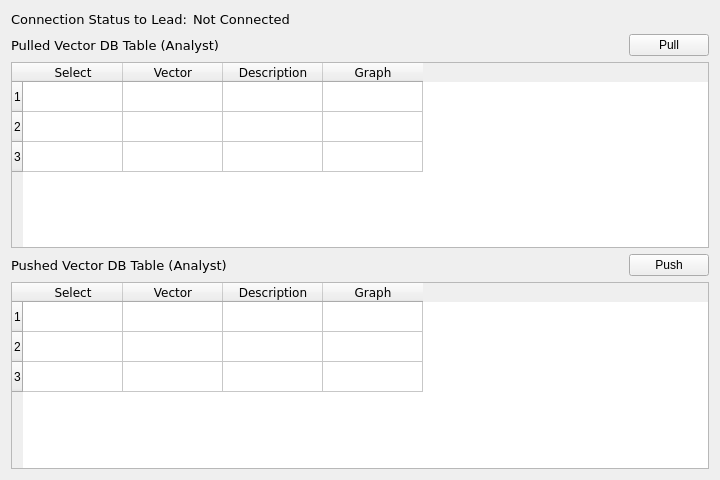
<?xml version="1.0" encoding="UTF-8"?>
<ui version="4.0">
 <class>vectorDBAnalystFrame</class>
 <widget class="QFrame" name="vectorDBAnalystFrame">
  <property name="geometry">
   <rect>
    <x>0</x>
    <y>0</y>
    <width>720</width>
    <height>480</height>
   </rect>
  </property>
  <property name="minimumSize">
   <size>
    <width>720</width>
    <height>480</height>
   </size>
  </property>
  <property name="windowTitle">
   <string>Vector DB Sync</string>
  </property>
  <layout class="QVBoxLayout" name="verticalLayout">
   <item>
    <layout class="QHBoxLayout" name="topHL">
     <item>
      <widget class="QLabel" name="connectionLabel">
       <property name="sizePolicy">
        <sizepolicy hsizetype="Fixed" vsizetype="Preferred">
         <horstretch>0</horstretch>
         <verstretch>0</verstretch>
        </sizepolicy>
       </property>
       <property name="minimumSize">
        <size>
         <width>0</width>
         <height>0</height>
        </size>
       </property>
       <property name="font">
        <font>
         <family>Verdana</family>
         <pointsize>10</pointsize>
        </font>
       </property>
       <property name="text">
        <string>Connection Status to Lead:</string>
       </property>
      </widget>
     </item>
     <item>
      <widget class="QLabel" name="connectionStatusLabel">
       <property name="font">
        <font>
         <family>Verdana</family>
         <pointsize>10</pointsize>
        </font>
       </property>
       <property name="text">
        <string>Not Connected</string>
       </property>
      </widget>
     </item>
    </layout>
   </item>
   <item>
    <layout class="QHBoxLayout" name="middleHL">
     <item>
      <widget class="QLabel" name="pullTableLabel">
       <property name="font">
        <font>
         <family>Verdana</family>
         <pointsize>10</pointsize>
        </font>
       </property>
       <property name="text">
        <string>Pulled Vector DB Table (Analyst)</string>
       </property>
      </widget>
     </item>
     <item>
      <spacer name="horizontalSpacer">
       <property name="orientation">
        <enum>Qt::Horizontal</enum>
       </property>
       <property name="sizeHint" stdset="0">
        <size>
         <width>40</width>
         <height>20</height>
        </size>
       </property>
      </spacer>
     </item>
     <item>
      <widget class="QPushButton" name="pullButton">
       <property name="text">
        <string>Pull</string>
       </property>
      </widget>
     </item>
    </layout>
   </item>
   <item>
    <widget class="QTableWidget" name="pullTableWidget">
     <row>
      <property name="text">
       <string>1</string>
      </property>
     </row>
     <row>
      <property name="text">
       <string>2</string>
      </property>
     </row>
     <row>
      <property name="text">
       <string>3</string>
      </property>
     </row>
     <column>
      <property name="text">
       <string>Select</string>
      </property>
      <property name="font">
       <font>
        <family>Verdana</family>
       </font>
      </property>
     </column>
     <column>
      <property name="text">
       <string>Vector</string>
      </property>
      <property name="font">
       <font>
        <family>Verdana</family>
       </font>
      </property>
     </column>
     <column>
      <property name="text">
       <string>Description</string>
      </property>
      <property name="font">
       <font>
        <family>Verdana</family>
       </font>
      </property>
     </column>
     <column>
      <property name="text">
       <string>Graph</string>
      </property>
      <property name="font">
       <font>
        <family>Verdana</family>
       </font>
      </property>
     </column>
     <item row="0" column="0">
      <property name="text">
       <string/>
      </property>
      <property name="checkState">
       <enum>Unchecked</enum>
      </property>
     </item>
     <item row="1" column="0">
      <property name="text">
       <string/>
      </property>
      <property name="checkState">
       <enum>Unchecked</enum>
      </property>
     </item>
     <item row="2" column="0">
      <property name="text">
       <string/>
      </property>
      <property name="checkState">
       <enum>Unchecked</enum>
      </property>
     </item>
    </widget>
   </item>
   <item>
    <layout class="QHBoxLayout" name="bottomHL">
     <item>
      <widget class="QLabel" name="pushTableLabel">
       <property name="font">
        <font>
         <family>Verdana</family>
         <pointsize>10</pointsize>
        </font>
       </property>
       <property name="text">
        <string>Pushed Vector DB Table (Analyst)</string>
       </property>
      </widget>
     </item>
     <item>
      <spacer name="horizontalSpacer_2">
       <property name="orientation">
        <enum>Qt::Horizontal</enum>
       </property>
       <property name="sizeHint" stdset="0">
        <size>
         <width>40</width>
         <height>20</height>
        </size>
       </property>
      </spacer>
     </item>
     <item>
      <widget class="QPushButton" name="pushButton">
       <property name="text">
        <string>Push</string>
       </property>
      </widget>
     </item>
    </layout>
   </item>
   <item>
    <widget class="QTableWidget" name="pushTableWidget">
     <row>
      <property name="text">
       <string>1</string>
      </property>
     </row>
     <row>
      <property name="text">
       <string>2</string>
      </property>
     </row>
     <row>
      <property name="text">
       <string>3</string>
      </property>
     </row>
     <column>
      <property name="text">
       <string>Select</string>
      </property>
      <property name="font">
       <font>
        <family>Verdana</family>
       </font>
      </property>
     </column>
     <column>
      <property name="text">
       <string>Vector</string>
      </property>
      <property name="font">
       <font>
        <family>Verdana</family>
       </font>
      </property>
     </column>
     <column>
      <property name="text">
       <string>Description</string>
      </property>
      <property name="font">
       <font>
        <family>Verdana</family>
       </font>
      </property>
     </column>
     <column>
      <property name="text">
       <string>Graph</string>
      </property>
      <property name="font">
       <font>
        <family>Verdana</family>
       </font>
      </property>
     </column>
     <item row="0" column="0">
      <property name="text">
       <string/>
      </property>
      <property name="checkState">
       <enum>Unchecked</enum>
      </property>
     </item>
     <item row="1" column="0">
      <property name="text">
       <string/>
      </property>
      <property name="checkState">
       <enum>Unchecked</enum>
      </property>
     </item>
     <item row="2" column="0">
      <property name="text">
       <string/>
      </property>
      <property name="checkState">
       <enum>Unchecked</enum>
      </property>
     </item>
    </widget>
   </item>
  </layout>
 </widget>
 <resources/>
 <connections/>
</ui>
